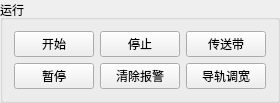
       <widget class="QGroupBox" name="groupBox_2">
        <property name="title">
         <string>运行</string>
        </property>
        <layout class="QGridLayout" name="gridLayout_3">
         <item row="0" column="0">
          <widget class="QPushButton" name="pushButton_4">
           <property name="text">
            <string>开始</string>
           </property>
          </widget>
         </item>
         <item row="0" column="2">
          <widget class="QPushButton" name="pushButton_5">
           <property name="text">
            <string>停止</string>
           </property>
          </widget>
         </item>
         <item row="0" column="3">
          <widget class="QPushButton" name="pushButton_6">
           <property name="enabled">
            <bool>true</bool>
           </property>
           <property name="text">
            <string>传送带</string>
           </property>
          </widget>
         </item>
         <item row="1" column="0">
          <widget class="QPushButton" name="pushButton_18">
           <property name="text">
            <string>暂停</string>
           </property>
          </widget>
         </item>
         <item row="1" column="2">
          <widget class="QPushButton" name="pushButton_15">
           <property name="text">
            <string>清除报警</string>
           </property>
          </widget>
         </item>
         <item row="1" column="3">
          <widget class="QPushButton" name="pushButton_25">
           <property name="text">
            <string>导轨调宽</string>
           </property>
          </widget>
         </item>
        </layout>
       </widget>
